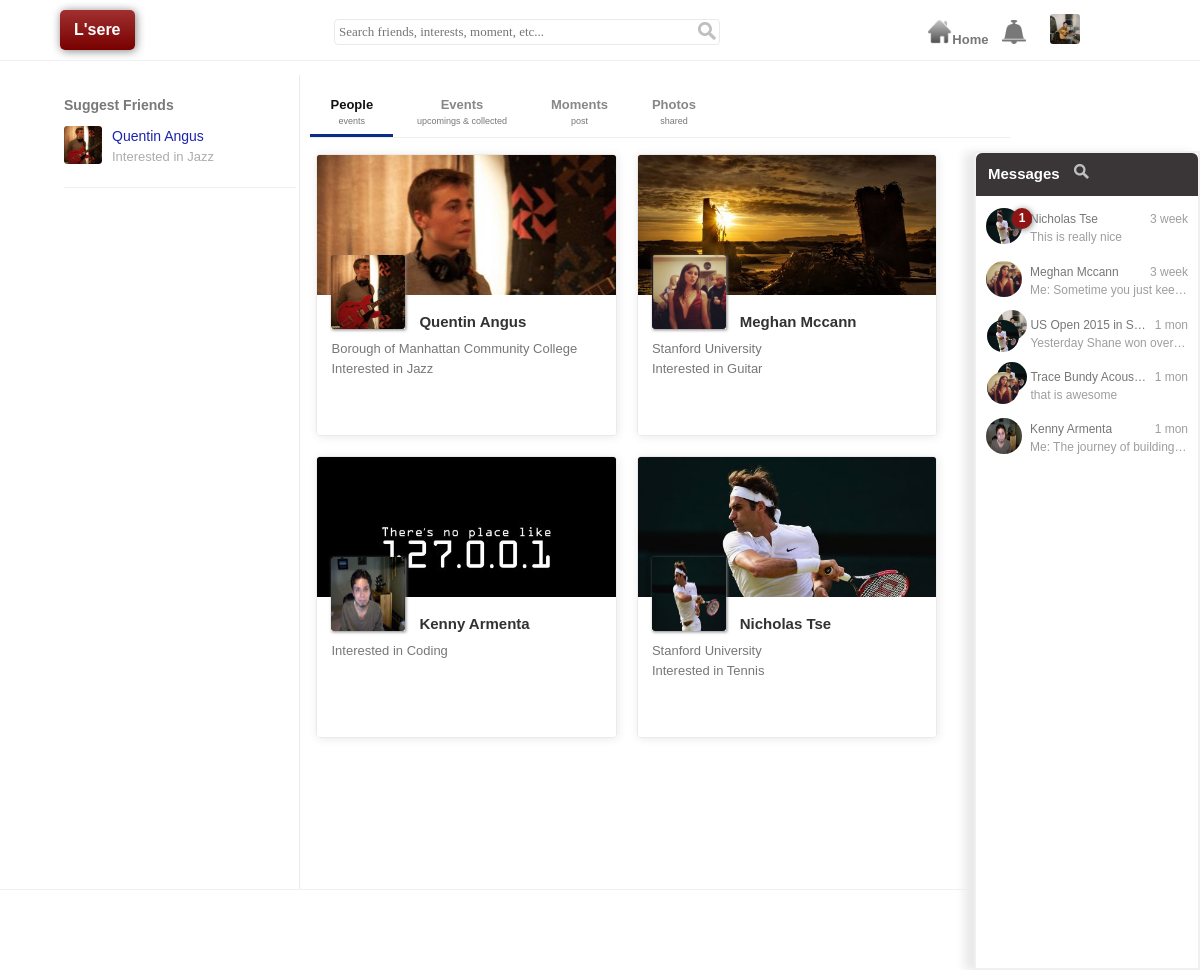
/search.php?r=mine (signed in), run on the app's committed database.
### tables this page shows
CREATE TABLE `user_media_prefix` (
  `id` int(11) NOT NULL,
  `user_id` int(11) NOT NULL,
  `prefix` varchar(32) NOT NULL
);

CREATE TABLE `user_profile_picture` (
  `id` int(11) NOT NULL,
  `user_id` int(11) NOT NULL,
  `picture_url` varchar(255) NOT NULL,
  `upload_time` datetime NOT NULL,
  `hash` varchar(40) NOT NULL
);

CREATE TABLE `message_queue` (
  `id` int(11) NOT NULL,
  `user_id` int(11) NOT NULL,
  `queue` text NOT NULL
);

CREATE TABLE `event_group` (
  `id` int(11) NOT NULL,
  `event_id` int(11) NOT NULL,
  `group_id` int(11) NOT NULL
);

CREATE TABLE `event` (
  `id` int(11) NOT NULL,
  `interest_activity_id` int(11) NOT NULL,
  `title` text NOT NULL,
  `description` text NOT NULL,
  `location` text,
  `date` date DEFAULT NULL,
  `time` time DEFAULT NULL
);

CREATE TABLE `group_message` (
  `id` int(11) NOT NULL,
  `user_id` int(11) NOT NULL COMMENT 'who sent the message',
  `group_id` int(11) NOT NULL COMMENT 'id either for event group or regular group id',
  `text` text NOT NULL,
  `sent_time` datetime NOT NULL,
  `message_type` enum('n','m') DEFAULT NULL COMMENT 'n stands for new member, m for event notification',
  `view_list` text NOT NULL,
  `hash` varchar(40) NOT NULL
);

### phtml/child/group_contact_block.phtml (the view, shortened to what the rows shown need)
<div class="group-contact contact pointer" style="padding:12px 0px 0px 0px;height:40px;" data-key="<?php echo $hash; ?>">
	<div class="master left-bar" style="margin-right:8px;position:relative">
		<div style="position:relative;top:6px;left:1px;">
		<img style="border-radius:50%;" src="<?php echo $first_user_profile ?>" height="32" width="32">
		</div>
	</div>
	<div class="detail" style="float:right;width:78%">
		<div class="vertical-center">
			<div style="width:100%;">
				<div class="txt_ofl inline-blk" style="<?php echo ($hasMessage)?'max-width:74%':'max-width:100%';?>"><?php echo htmlentities($group_title) ?></div>
				<span class="time right-bar default-message" style="font-size:12px;">
					<?php if($hasMessage): ?>
						<?php echo $time; ?>
					<?php endif; ?>
				</span>
			</div>
			<div class="default-message text txt_ofl">
				<?php if($hasMessage): ?>
					<?php echo htmlentities($text);?>
				<?php endif; ?>
			</div>
		</div>
	</div>
</div>

### phtml/child/loggedin_header.phtml (shortened to what the rows shown need)
<div class="header">
	<div class="header-inner" style="width:90%;margin:0px auto;height:60px;" >
		<div id="loggedin-menu">
				<ul>
				<span id="loggin-user-icon"><img src="<?php echo $session_user_profile_image_url; ?>" width="30" height="30" style="cursor:pointer" ></span></ul>
			</div>
		</div>
	</div>

### php_inc/model/message_queue.php (shortened to what the rows shown need)
<?php
	include_once MODEL_PATH.'Queue.php';
	class Message_Queue extends Queue{
		private  $message = null;
		private $group_message = null;
		public function __construct(){
			include_once MODEL_PATH.'Message.php';
			$this->message =  new Message();
			include_once MODEL_PATH.'Group_Message.php';
			$this->group_message =  new Group_Message();
			include_once MODEL_PATH.'Groups.php';
		}
		public function getMessageQueueBlockForUserId($user_id){
			$m_q = $this->getQueueForUser($user_id);
			return $this->getMessageContactByMessageQueue($m_q);
		}
		public function getMessageContactByMessageQueue($m_q){
			if($m_q !== false){
				$queues = explode(',',trim($m_q,","));
				if(sizeof($queues) > 0){
					$content = "";
					foreach($queues as $queue){
						$segment = explode('-',$queue);
						if(sizeof($segment) == 2){
							$sent_from = $segment[0];
							$row_id = $segment[1];
							switch($sent_from){
								case 'm':$content.= $this->message->renderMessageContactOfGivenUser($row_id);break;
								case 'g':$content.= $this->group_message->renderMessageContactOfGivenGroup($row_id);break;
							}
						}
					}
					return $content;
				}
			}
			return false;
		}
	}
?>

### phtml/child/contact_block.phtml
<div class="individual-contact contact pointer" style="padding:12px 0px 0px 0px;" data-key="<?php echo $user_iden; ?>">
	<div class="master left-bar" style="margin-right:8px;position:relative">
		<img style="border-radius:50%;" src="<?php echo $profile_pic ?>" height="36" width="36">
		<span class="n_r_s<?php echo ($new_message_num > 0)?'':' hdn' ?>" style="top:0px;left:26px;" ><?php echo $new_message_num; ?></span>
	</div>
	<div class="detail">
		<div class="vertical-center">
			<div style="width:100%;">
				<div class="txt_ofl inline-blk" style="max-width:60%;"><?php echo htmlentities($fullname); ?></div>
				<span class="time right-bar default-message" style="font-size:12px;">
					<?php if($hasMessage): ?>
						<?php echo $time ?>
					<?php endif; ?>
				</span>
			</div>
			<div class="default-message text txt_ofl">
				<?php if($hasMessage): ?>
					<?php echo htmlentities($text); ?>
				<?php endif; ?>
			</div>
		</div>
	</div>
</div>

### data on the page
user_media_prefix: prefix.picture_url (picture)
message_queue: queue.picture_url (picture), queue.title "US Open 2015 in S…", queue.title "Trace Bundy Acous…"
group_message: sent_time "1 mon", text "Yesterday Shane won over…"
group_message: sent_time "1 mon", text "that is awesome"

### other printed values
$fullname "Quentin Angus"
$interest_list "Jazz"
$fullname "Quentin Angus Meghan Mccann Kenny Armenta Nicholas Tse"
$education['school_name'] "Borough of Manhattan Community College Stanford University Stanford University"
$interest_list "Jazz Guitar Coding Tennis"
$new_message_num "1"
$fullname "Nicholas Tse"
$time "3 week"
$text "This is really nice"
$fullname "Meghan Mccann"
$text "Me: Sometime you just kee…"
$fullname "Kenny Armenta"
$time "1 mon"
$text "Me: The journey of building…"
